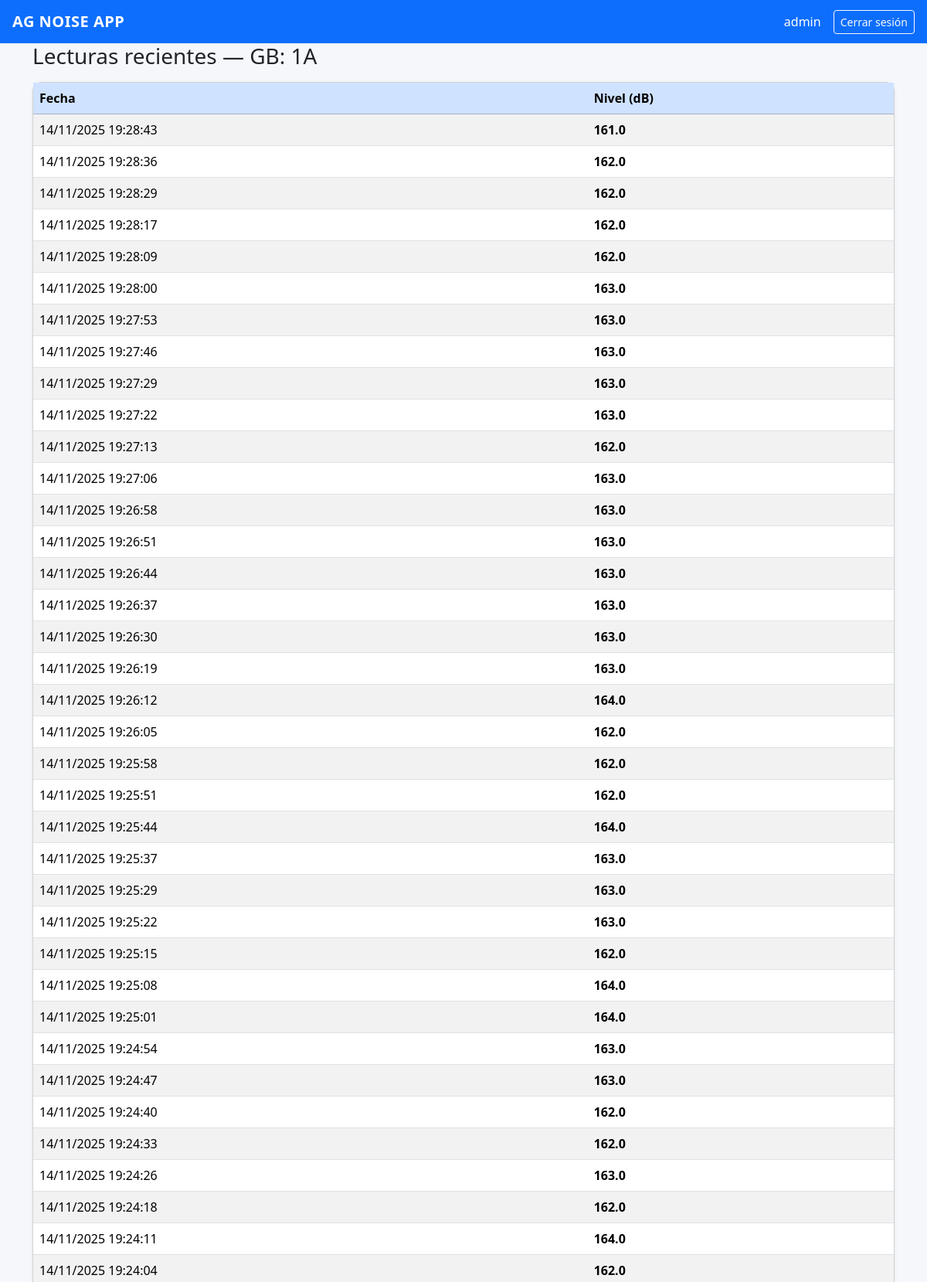
Page /dispositivo/1/ (signed in, upper part) on the committed database.
### ruido_app/models.py (models this page shows, shortened)
class Dispositivo(models.Model):
    nombre = models.CharField(max_length=50)
    ubicacion = models.CharField(max_length=100)
    edificio = models.ForeignKey(
        Edificio,
        on_delete=models.CASCADE,
        related_name='dispositivos'
    )
    api_key = models.CharField(max_length=64, unique=True)

class LecturaRuido(models.Model):
    dispositivo = models.ForeignKey(
        'Dispositivo',
        on_delete=models.CASCADE,
        null=True,
        blank=True,
        related_name='lecturas'
    )
    nivel_db = models.FloatField()
    fecha_hora = models.DateTimeField(auto_now_add=True)

### ruido_app/views.py (the view)
# urls.py: path('dispositivo/<int:id>/', views.ver_dispositivo, name='ver_dispositivo'),
@login_required
def ver_dispositivo(request, id):
    dispositivo = Dispositivo.objects.filter(id=id).first()
    if not dispositivo:
        return render(request, "error.html", {"mensaje": "El dispositivo no existe"})
    if not request.user.is_superuser:
        if dispositivo.edificio != request.user.edificio:
            return render(request, "error.html", {"mensaje": "No tienes permiso para ver este dispositivo"})
    lecturas = dispositivo.lecturas.order_by('-fecha_hora')[:50]
    return render(request, "index.html", {
        "dispositivo": dispositivo,
        "lecturas": lecturas
    })

### ruido_app/templates/index.html (shortened to what this page needs)
{% extends "base.html" %}
{% block content %}
<h3 class="mb-3">
    Lecturas recientes
    {% if dispositivo %}
        — {{ dispositivo.nombre }}
    {% endif %}
</h3>
<div class="card shadow-sm">
    <table class="table table-striped mb-0">
        <thead class="table-primary">
            <tr>
                <th>Fecha</th>
                <th>Nivel (dB)</th>
            </tr>
        </thead>
        <tbody>
            {% for l in lecturas %}
            <tr>
                <td>{{ l.fecha_hora|date:"d/m/Y H:i:s" }}</td>
                <td><strong>{{ l.nivel_db }}</strong></td>
            </tr>
            {% empty %}
            <tr>
                <td colspan="2" class="text-center text-muted">No hay lecturas.</td>
            </tr>
            {% endfor %}
        </tbody>
    </table>
</div>
{% endblock %}

### ruido_app/templates/base.html (shortened to what this page needs)
<!DOCTYPE html>
<html lang="es">
<head>
    <link
        href="https://cdn.jsdelivr.net/npm/bootstrap@5.3.2/dist/css/bootstrap.min.css"
        rel="stylesheet">
</head>
<body>
{% if request.path != '/login/' %}
<nav class="navbar navbar-expand-lg navbar-dark bg-primary px-3">
    <a class="navbar-brand" href="/">AG NOISE APP</a>
    <div class="ms-auto d-flex align-items-center">
        {% if user.is_authenticated %}
            <span class="text-white me-3">{{ user.username }}</span>
            <a href="{% url 'login' %}" class="btn btn-outline-light btn-sm">Cerrar sesión</a>
        {% endif %}
    </div>
</nav>
{% endif %}
<div class="container">
    {% block content %}
    {% endblock %}
</div>
</body>
</html>

### ruido_app/templates/base.html (style rules this page uses)
body { background-color: #f5f7fa; }
.navbar-brand { font-weight: bold; letter-spacing: 0.5px; }
.card { border-radius: 12px; }

### rows in the picture
Dispositivo: nombre "GB: 1A"
LecturaRuido: fecha_hora "14/11/2025 19:28:43", nivel_db "161.0"
LecturaRuido: fecha_hora "14/11/2025 19:28:36", nivel_db "162.0"
LecturaRuido: fecha_hora "14/11/2025 19:28:29", nivel_db "162.0"
LecturaRuido: fecha_hora "14/11/2025 19:28:17", nivel_db "162.0"
LecturaRuido: fecha_hora "14/11/2025 19:28:09", nivel_db "162.0"
LecturaRuido: fecha_hora "14/11/2025 19:28:00", nivel_db "163.0"
LecturaRuido: fecha_hora "14/11/2025 19:27:53", nivel_db "163.0"
LecturaRuido: fecha_hora "14/11/2025 19:27:46", nivel_db "163.0"
LecturaRuido: fecha_hora "14/11/2025 19:27:29", nivel_db "163.0"
LecturaRuido: fecha_hora "14/11/2025 19:27:22", nivel_db "163.0"
LecturaRuido: fecha_hora "14/11/2025 19:27:13", nivel_db "162.0"
LecturaRuido: fecha_hora "14/11/2025 19:27:06", nivel_db "163.0"
LecturaRuido: fecha_hora "14/11/2025 19:26:58", nivel_db "163.0"
LecturaRuido: fecha_hora "14/11/2025 19:26:51", nivel_db "163.0"
LecturaRuido: fecha_hora "14/11/2025 19:26:44", nivel_db "163.0"
LecturaRuido: fecha_hora "14/11/2025 19:26:37", nivel_db "163.0"
LecturaRuido: fecha_hora "14/11/2025 19:26:30", nivel_db "163.0"
LecturaRuido: fecha_hora "14/11/2025 19:26:19", nivel_db "163.0"
LecturaRuido: fecha_hora "14/11/2025 19:26:12", nivel_db "164.0"
LecturaRuido: fecha_hora "14/11/2025 19:26:05", nivel_db "162.0"
LecturaRuido: fecha_hora "14/11/2025 19:25:58", nivel_db "162.0"
LecturaRuido: fecha_hora "14/11/2025 19:25:51", nivel_db "162.0"
LecturaRuido: fecha_hora "14/11/2025 19:25:44", nivel_db "164.0"
LecturaRuido: fecha_hora "14/11/2025 19:25:37", nivel_db "163.0"
LecturaRuido: fecha_hora "14/11/2025 19:25:29", nivel_db "163.0"
LecturaRuido: fecha_hora "14/11/2025 19:25:22", nivel_db "163.0"
LecturaRuido: fecha_hora "14/11/2025 19:25:15", nivel_db "162.0"
LecturaRuido: fecha_hora "14/11/2025 19:25:08", nivel_db "164.0"
LecturaRuido: fecha_hora "14/11/2025 19:25:01", nivel_db "164.0"
LecturaRuido: fecha_hora "14/11/2025 19:24:54", nivel_db "163.0"
LecturaRuido: fecha_hora "14/11/2025 19:24:47", nivel_db "163.0"
LecturaRuido: fecha_hora "14/11/2025 19:24:40", nivel_db "162.0"
LecturaRuido: fecha_hora "14/11/2025 19:24:33", nivel_db "162.0"
LecturaRuido: fecha_hora "14/11/2025 19:24:26", nivel_db "163.0"
LecturaRuido: fecha_hora "14/11/2025 19:24:18", nivel_db "162.0"
LecturaRuido: fecha_hora "14/11/2025 19:24:11", nivel_db "164.0"
LecturaRuido: fecha_hora "14/11/2025 19:24:04", nivel_db "162.0"

### other values in the picture
{{ user.username }} "admin"
